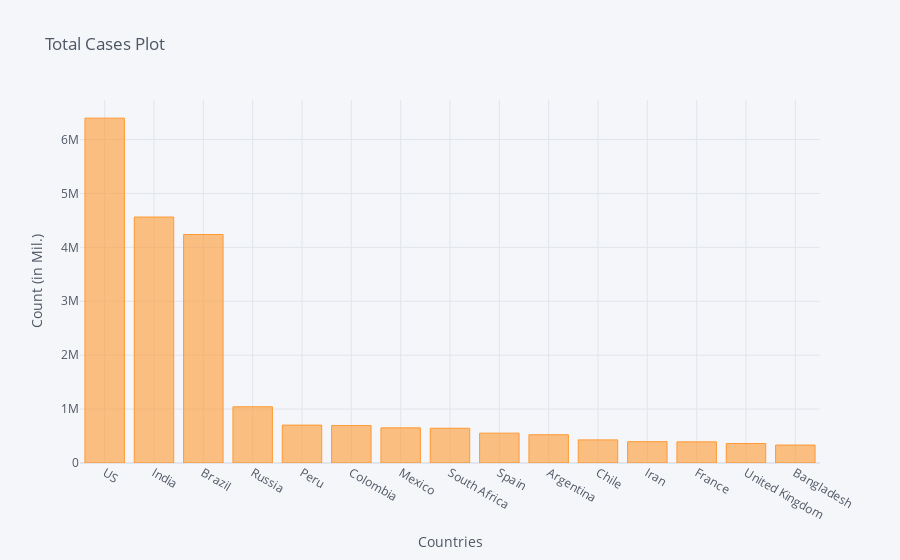

Notebook cell for this chart:
### Code cell
corona_dframe_agg_plot.iplot(kind='bar', x='Country/Region', y='9/10/20',
                             title='Total Cases Plot',xTitle='Countries',yTitle='Count (in Mil.)')

### Figure 1 — Plotly figure (JSON) as saved in the notebook; plotly's stock layout.template omitted (floating-point values rounded to 4 significant figures)
{"data": [{"marker": {"color": "rgba(255, 153, 51, 0.6)", "line": {"color": "rgba(255, 153, 51, 1.0)", "width": 1}}, "name": "9/10/20", "orientation": "v", "text": "", "type": "bar", "x": ["US", "India", "Brazil", "Russia", "Peru", "Colombia", "Mexico", "South Africa", "Spain", "Argentina", "Chile", "Iran", "France", "United Kingdom", "Bangladesh"], "y": [6396551, 4562414, 4238446, 1042836, 702776, 694664, 652364, 644438, 554143, 524198, 428669, 395488, 392243, 360544, 332970]}], "layout": {"legend": {"bgcolor": "#F5F6F9", "font": {"color": "#4D5663"}}, "paper_bgcolor": "#F5F6F9", "plot_bgcolor": "#F5F6F9", "title": {"font": {"color": "#4D5663"}, "text": "Total Cases Plot"}, "xaxis": {"gridcolor": "#E1E5ED", "showgrid": true, "tickfont": {"color": "#4D5663"}, "title": {"font": {"color": "#4D5663"}, "text": "Countries"}, "zerolinecolor": "#E1E5ED"}, "yaxis": {"gridcolor": "#E1E5ED", "showgrid": true, "tickfont": {"color": "#4D5663"}, "title": {"font": {"color": "#4D5663"}, "text": "Count (in Mil.)"}, "zerolinecolor": "#E1E5ED"}}}
